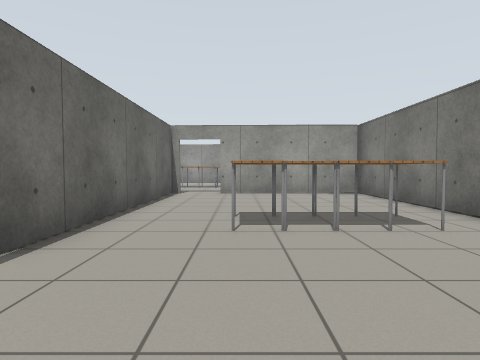
view 1 (above)

16 first-person views from a walk through a Gazebo world. The camera is 0.9 m above the floor, tilts 2° down and sees 75° across. The floor is counted in squares, 1 m on a side. Each view is taken from the middle of a square. On the plan, view 1 faces up. The plan holds only what a view shows up to about 11 squares ahead; the rest is blank. Simple patterns stand in for the simulator's built-in surfaces.

view 2
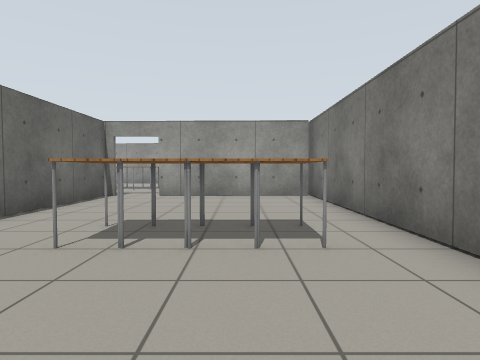

view 3
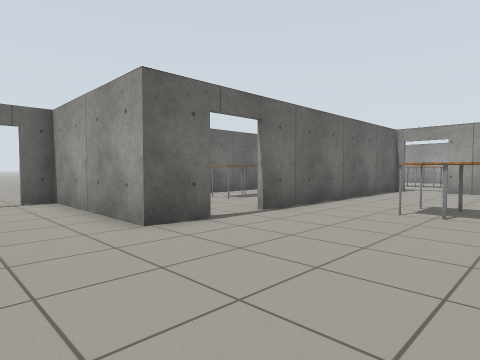

view 4
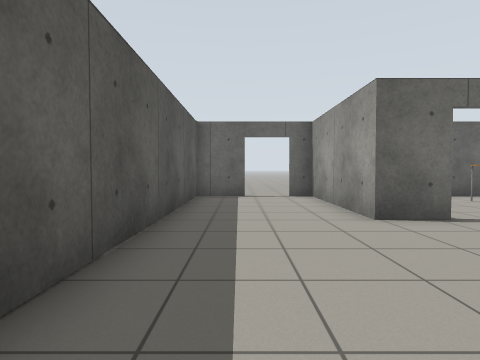

view 5
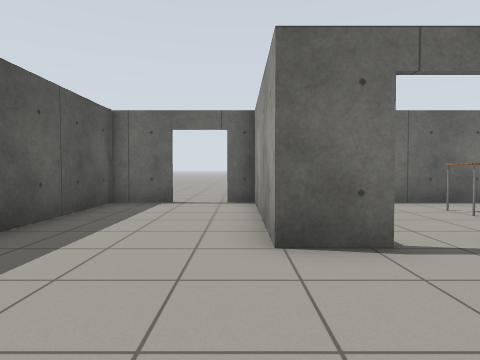

view 6
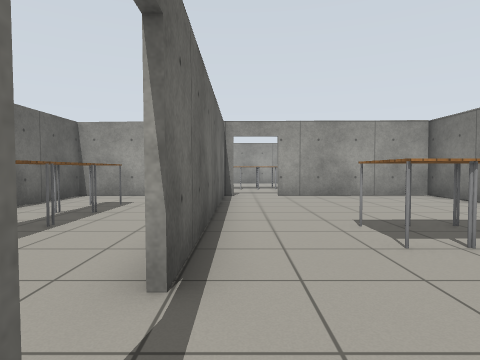

view 7
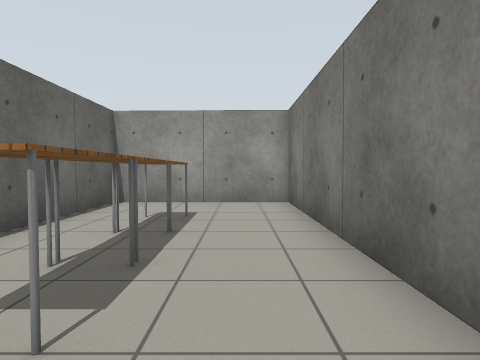

view 8
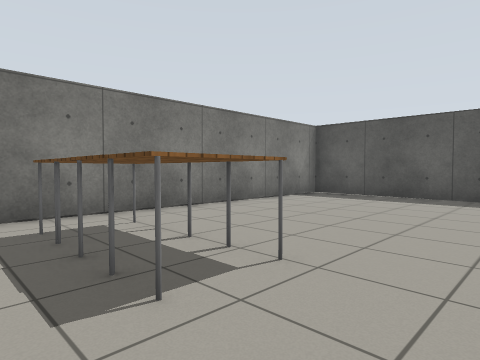

view 9
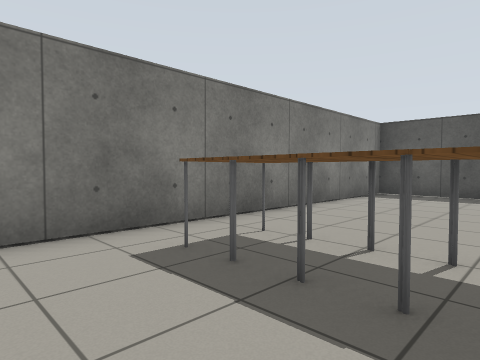

view 10
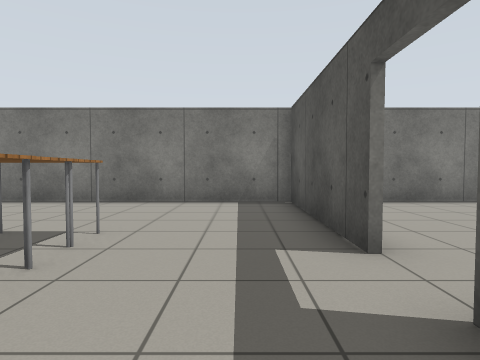

view 11
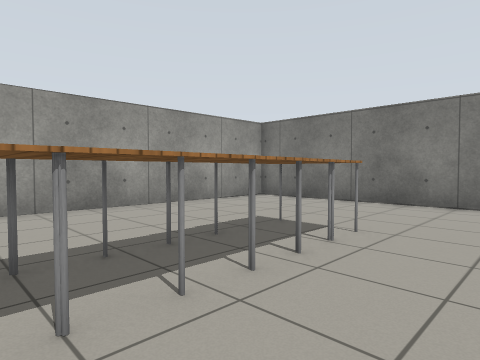

view 12
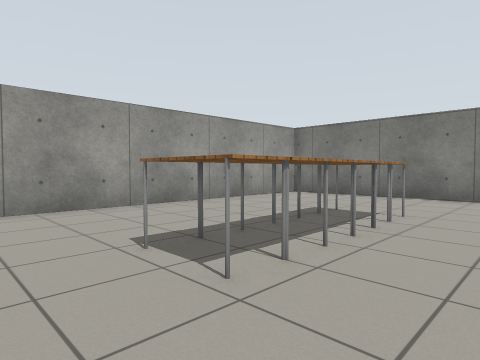

view 13
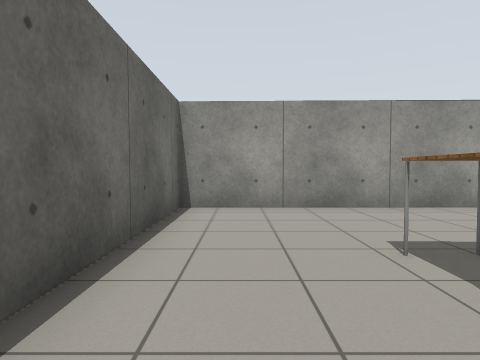

view 14
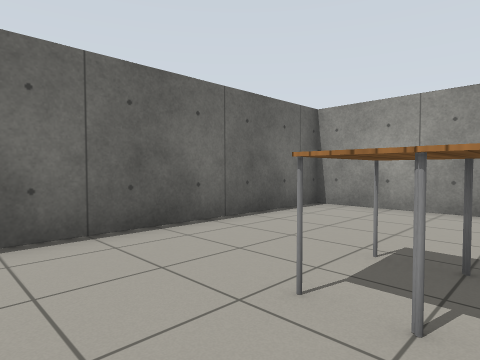

view 15
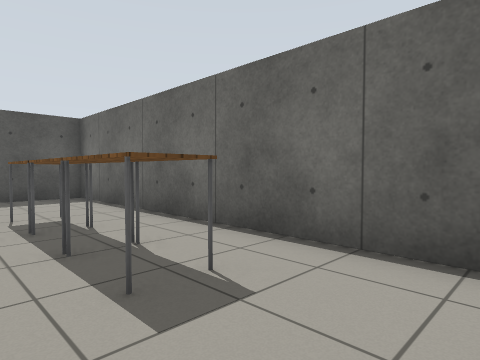

view 16
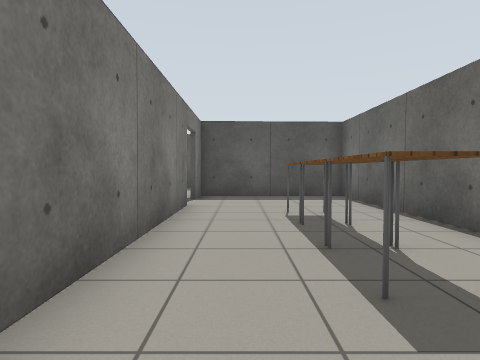

### Floor plan
Ten units are one square. View 1 is at (0, 0); x grows to the right and y downward. Boxes are objects, and circles mark ways between rooms. Rooms are numbered by the first view taken in them; rooms with no view inside come last. Other rooms are left out.
<svg viewBox="-80 -208 129 247">
<path fill="none" stroke="#000" d="M-25 -19 -25 -4 -75 -4M-25 -115 -25 -33M-74 -11 -74 4M44 -115 -8 -115M-74 17 -74 34 44 34 44 -121M-27 -32 -27 -114M-21 -115 -74 -115 -74 -11M-75 -5 -27 -5 -27 -18M-8 -116 44 -116M44 -121 44 -203 -74 -203 -74 -135"/>
<rect x="-5" y="-65" width="10" height="20" fill="#bbb"><title>table</title></rect>
<rect x="5" y="-65" width="10" height="20" fill="#bbb"><title>table</title></rect>
<rect x="15" y="-65" width="10" height="20" fill="#bbb"><title>table</title></rect>
<rect x="25" y="-65" width="10" height="20" fill="#bbb"><title>table</title></rect>
<rect x="-65" y="-65" width="20" height="20" fill="#bbb"><title>table</title></rect>
<rect x="-65" y="-75" width="20" height="10" fill="#bbb"><title>table</title></rect>
<rect x="-65" y="-95" width="20" height="20" fill="#bbb"><title>table</title></rect>
<rect x="-45" y="-165" width="10" height="20" fill="#bbb"><title>table</title></rect>
<rect x="-35" y="-165" width="10" height="20" fill="#bbb"><title>table</title></rect>
<rect x="-25" y="-165" width="10" height="20" fill="#bbb"><title>table</title></rect>
<rect x="-15" y="-165" width="10" height="20" fill="#bbb"><title>table</title></rect>
<rect x="-5" y="-165" width="10" height="20" fill="#bbb"><title>table</title></rect>
<circle cx="-30" cy="-25" r="3" fill="#2a7"/>
<circle cx="-15" cy="-115" r="3" fill="#2a7"/>
<text x="0" y="-40">1</text>
<text x="-50" y="-70">2</text>
<text x="-10" y="-160">3</text>
</svg>
Room 1 opens to room 2. Room 1 opens to room 3.

Where each view was taken, in squares from view 1:
view 1: 0 up, 0 right, facing up
view 2: 1 up, 2 right, facing up
view 3: 2 down, 2 right, facing up-left
view 4: 2 down, 3 right, facing left
view 5: 0 up, 1 right, facing left
view 6: 1 up, 2 left, facing up
view 7: 3 up, 4 left, facing up
view 8: 7 up, 2 left, facing down-right
view 9: 8 up, 0 right, facing down-right
view 10: 13 up, 4 left, facing right
view 11: 13 up, 4 left, facing up-right
view 12: 13 up, 6 left, facing up-right
view 13: 13 up, 6 left, facing up
view 14: 13 up, 3 left, facing up-left
view 15: 11 up, 4 left, facing down-left
view 16: 11 up, 4 left, facing down
